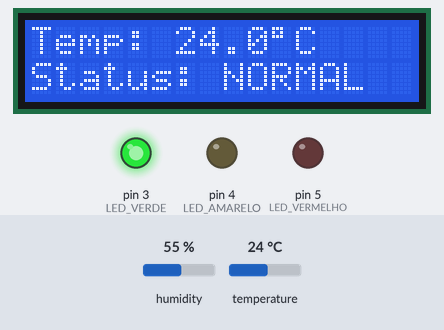
This sketch was run on a simulated Arduino Uno, built with avr-gcc and run on an emulated ATmega328P. On the bench: 16×2 character LCD, output pins drawn as LEDs (lit = HIGH). Inputs (shaded band) come from the test bench; at power-on: temperature 24 °C, humidity 55 %.

Above: at 3.2 s.
3.3 s: temperature set to 34.2 °C
At 4.8 s:
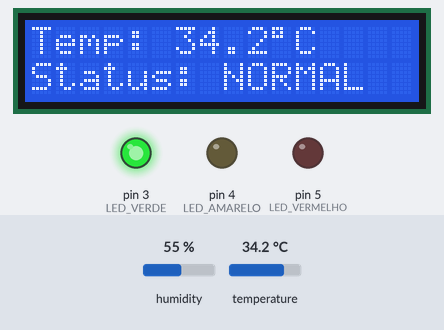
6.0 s: temperature set to 35.7 °C
At 7.5 s:
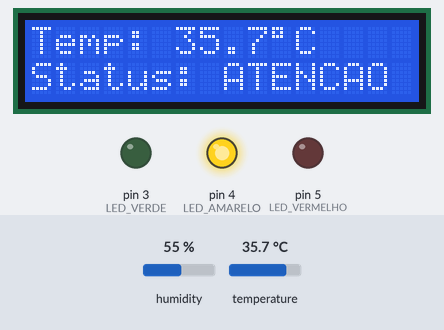
8.7 s: temperature set to 12 °C
At 11.8 s:
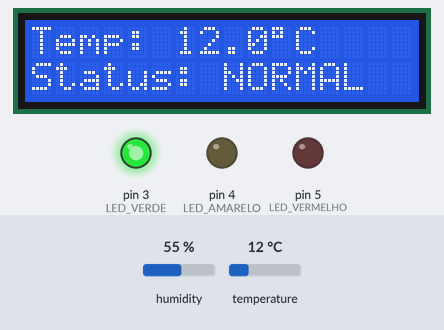
Timing chart, 0 to 13.3 s (numbered marks = the images above; inputs shaded):
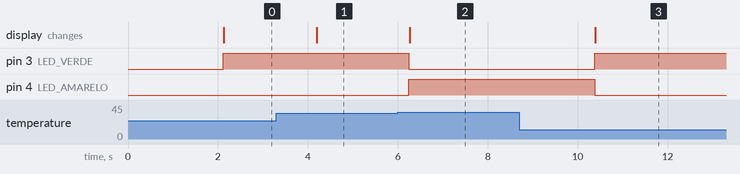

Measured:
- the behaviour switches between 34.9 and 35 °C on temperature (found by bisection; images 1 and 2)
- after the input at 3.3 s, the display: changes after 0.90 s (image 1)
- after the input at 6.0 s, pin 3 (LED_VERDE): HIGH → LOW after 0.25 s; pin 4 (LED_AMARELO): LOW → HIGH after 0.25 s; the display: changes after 0.26 s (image 2)
- after the input at 8.7 s, pin 3 (LED_VERDE): LOW → HIGH after 1.7 s; pin 4 (LED_AMARELO): HIGH → LOW after 1.7 s; the display: changes after 1.7 s (image 3)

The sketch:

sketch.ino
```cpp
#include <Wire.h>
#include <LiquidCrystal_I2C.h>
#include <DHT.h>

// Configurações dos Pinos
#define DHTPIN 2
#define DHTTYPE DHT22
#define LED_VERDE 3
#define LED_AMARELO 4
#define LED_VERMELHO 5
#define BUZZER 6

// Inicialização dos Objetos
DHT dht(DHTPIN, DHTTYPE);
LiquidCrystal_I2C lcd(0x27, 16, 2);

void setup() {
  // Configuração dos pinos dos atuadores como saída
  pinMode(LED_VERDE, OUTPUT);
  pinMode(LED_AMARELO, OUTPUT);
  pinMode(LED_VERMELHO, OUTPUT);
  pinMode(BUZZER, OUTPUT);

  // Inicialização dos periféricos
  dht.begin();
  lcd.init();
  lcd.backlight();

  // Mensagem inicial de boot
  lcd.setCursor(0, 0);
  lcd.print("Sistema Ind. 4.0");
  lcd.setCursor(0, 1);
  lcd.print("Iniciando...");
  delay(2000);
  lcd.clear();
}

void loop() {
  // Leitura da temperatura em Graus Celsius
  float temp = dht.readTemperature();

  // Verifica se a leitura falhou
  if (isnan(temp)) {
    lcd.setCursor(0, 0);
    lcd.print("Erro no Sensor! ");
    return;
  }

  // Exibe a temperatura atual no LCD
  lcd.setCursor(0, 0);
  lcd.print("Temp: ");
  lcd.print(temp, 1);
  lcd.print((char)223);
  lcd.print("C   ");

  // Tomada de Decisão com base nos dados
  if (temp < 35.0) {
    // SITUAÇÃO 1: Normal
    digitalWrite(LED_VERDE, HIGH);
    digitalWrite(LED_AMARELO, LOW);
    digitalWrite(LED_VERMELHO, LOW);
    noTone(BUZZER);

    lcd.setCursor(0, 1);
    lcd.print("Status: NORMAL  ");

  } else if (temp >= 35.0 && temp < 50.0) {
    // SITUAÇÃO 2: Atenção
    digitalWrite(LED_VERDE, LOW);
    digitalWrite(LED_AMARELO, HIGH);
    digitalWrite(LED_VERMELHO, LOW);
    noTone(BUZZER);

    lcd.setCursor(0, 1);
    lcd.print("Status: ATENCAO ");

  } else {
    // SITUAÇÃO 3: Crítico
    digitalWrite(LED_VERDE, LOW);
    digitalWrite(LED_AMARELO, LOW);
    digitalWrite(LED_VERMELHO, HIGH);
    tone(BUZZER, 1000); // Apita a 1000Hz

    lcd.setCursor(0, 1);
    lcd.print("Status: CRITICO!");
  }

  delay(1000);
}
```
